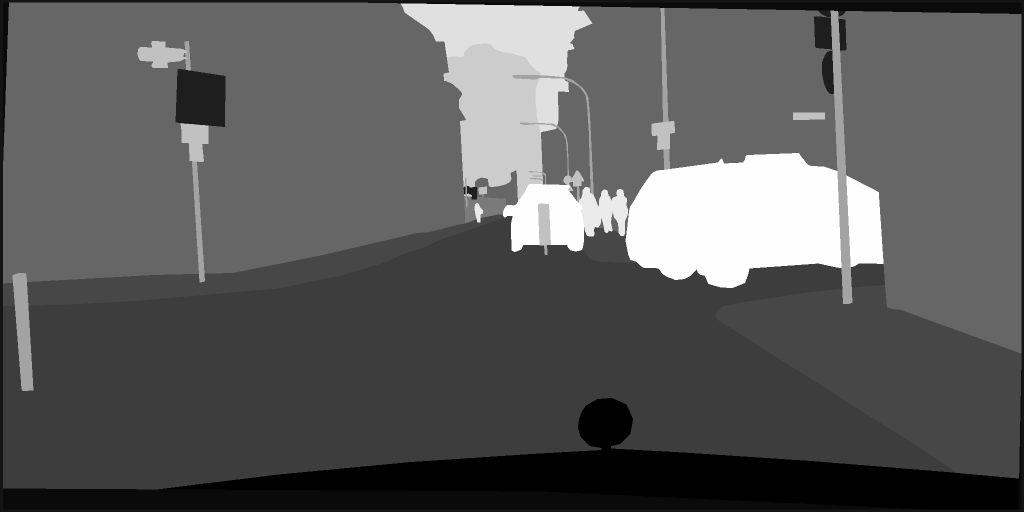
#> input picture test1.png, 2048 x 1024 px (shown at 1/2 size)
$ python crop.py
#> lines starting #> are read from the running program, lines starting #| are printed output that depends on the picture
#   _*_ coding:utf-8 _*_
__author__ = 'admin'

from PIL import Image, ImageDraw, ImageFont

img = Image.open('test1.png')
#> img is the input picture: PIL image 2048x1024 RGB; min 1, max 26, mean 9.9
#   设置抠图区域
# box = [img.size[0] / 4, img.size[1] / 4, img.size[0] * 3 / 4, img.size[1] * 3 / 4]
box = [800,300,1000,800]
#   从图片上抠下此区域

region = img.crop(box)
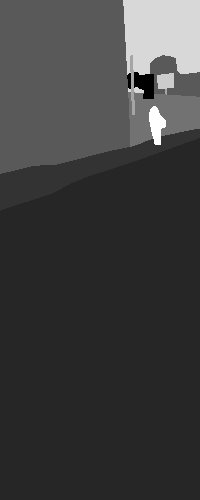
#> region: PIL image 200x500 RGB; min 4, max 24, mean 8.9; drawn with min black and max white
# crop = region.load()
width = region.size[0]  # 获取宽度
#> width = 200
height = region.size[1]  # 获取长度
#> height = 500
for x in range(width):
    for y in range(height):
        region.putpixel((x, y), (11, 11, 11))
#> region: PIL image 200x500 RGB; every value is 11
#   将此区域旋转180度
# region = region.transpose(Image.ROTATE_180)
#   查看抠出来的区域
# region.show()
#   将此区域粘回去
img.paste(region, box)
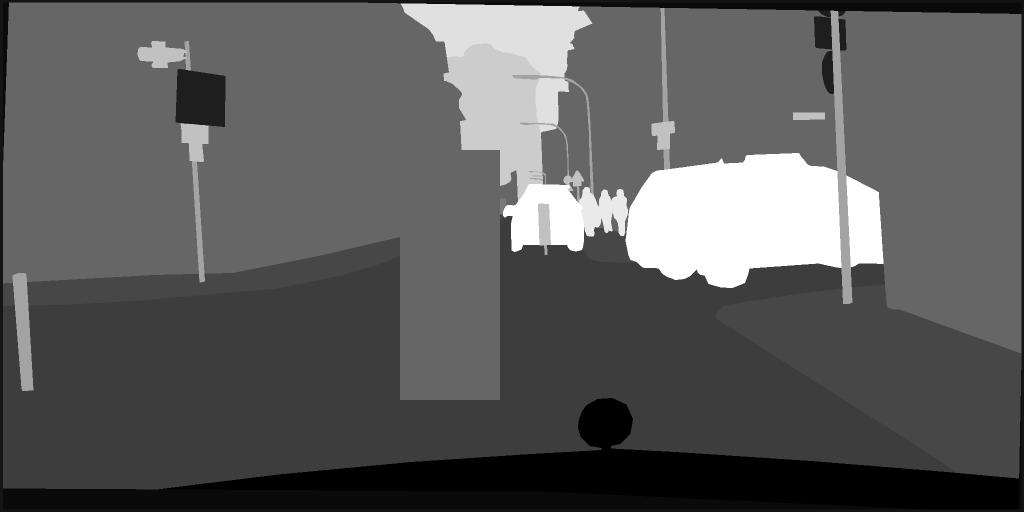
#> img: PIL image 2048x1024 RGB (shown at 1/2 size); min 1, max 26, mean 10; drawn with min black and max white
img.save('region.png')
# img.show()
